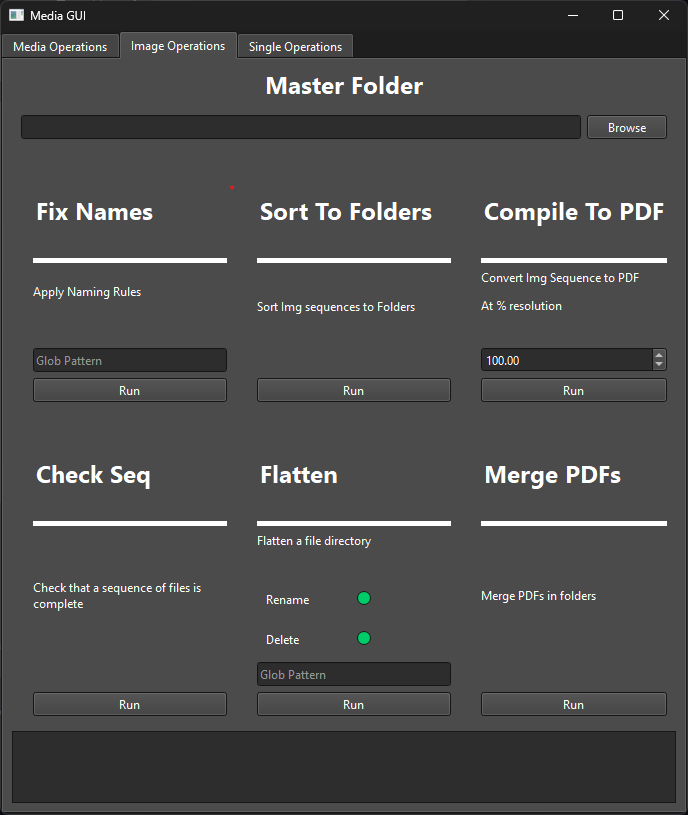
#> input picture Attachments/ImageTab.png, 688 x 815 px
$ python TrimEdges.py ../../Attachments/ImageTab.png
#> lines starting #> are read from the running program, lines starting #| are printed output that depends on the picture
import sys
from pathlib import Path

from PIL import Image

CONFIG = {"COLOR": (0, 0, 0), "TOLERANCE": 0.02, "BUFFER": 5}


def CheckRow(pixels, rangeVal, index, switch=False):
    miss = 0
    match = 0
    for idx in range(rangeVal):
        try:
            sample = tuple(pixels[index, idx] if switch else pixels[idx, index])
            if sample != tuple(CONFIG["COLOR"]) and sample != (0, 0, 0):
                miss += 1
            else:
                match += 1

        except Exception as e:
            print(idx, index, e)
            sys.exit(1)
    return miss / (miss + match)


def TrimEdge(imgPath):

    img = Image.open(imgPath).convert("RGB")
    width, height = img.size
#> width = 688; height = 815
    if width == 0 or height == 0:
        return img
    pixels = img.load()
    top = 0
    if CONFIG["COLOR"] is None:
        CONFIG["COLOR"] = tuple(pixels[0, 0])
    while top < height:
        if CheckRow(pixels, width, top) < CONFIG["TOLERANCE"]:
            top += 1
        else:
            break
#> after the loop, top = 0

    bottom = height - 1
#> bottom = 814
    while bottom >= top:
        if CheckRow(pixels, width, bottom) < CONFIG["TOLERANCE"]:
            bottom -= 1
        else:
            break
#> this loop made 1 pass
#> after the loop, bottom = 814

    if top > bottom:
        left, right = 0, -1
    else:
        left = 0
#> left = 0
        while left < width:
            if CheckRow(pixels, bottom + 1, left, True) < CONFIG["TOLERANCE"]:
                left += 1
            else:
                break
#> after the loop, left = 0

        right = width - 1
#> right = 687
        while right >= left:
            if CheckRow(pixels, bottom + 1, right, True) < CONFIG["TOLERANCE"]:
                right -= 1
            else:
                break
#> after the loop, right = 687
    top = max(top - CONFIG["BUFFER"], 0)
    left = max(left - CONFIG["BUFFER"], 0)
    bottom = min(bottom + CONFIG["BUFFER"], height)
#> bottom = 815
    right = min(right + CONFIG["BUFFER"], width)
#> right = 688
    if top > bottom or left > right:
        box = (0, 0, 0, 0)
    else:
        box = (left, top, right + 1, bottom + 1)
#> box = (0, 0, 689, 816)
    img = img.crop(box)
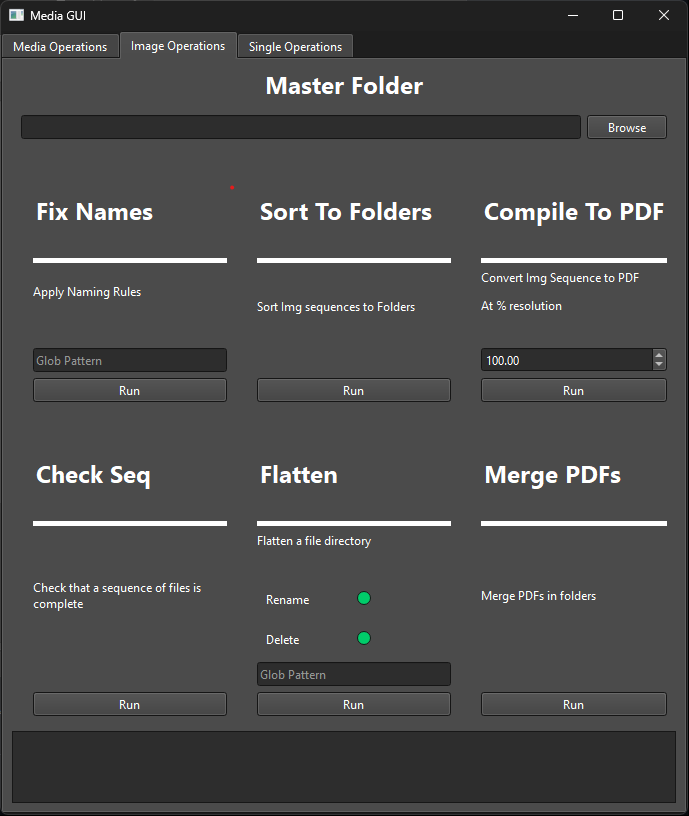
#> img: PIL image 689x816 RGB; mean R, G, B 73.5, 73.6, 73.5
    img.save(imgPath)
    return 1


def TrimAllEdges(parent, keyColor: tuple | None = (255, 255, 255)):
    CONFIG["COLOR"] = keyColor
    files = parent.glob("**/*.*") if parent.is_dir() else [parent]
    successCount, fullCount = 0, 0
    for file in files:
        if file.is_file():
            fullCount += 1
            try:
                successCount += TrimEdge(file)
            except Exception as e:
                print(f"{file} Failed with {e}")
    return f"{successCount}/{fullCount} Trimmed in Place"


if __name__ == "__main__":
    p = Path(sys.argv[1])
    print(TrimAllEdges(p, None))
